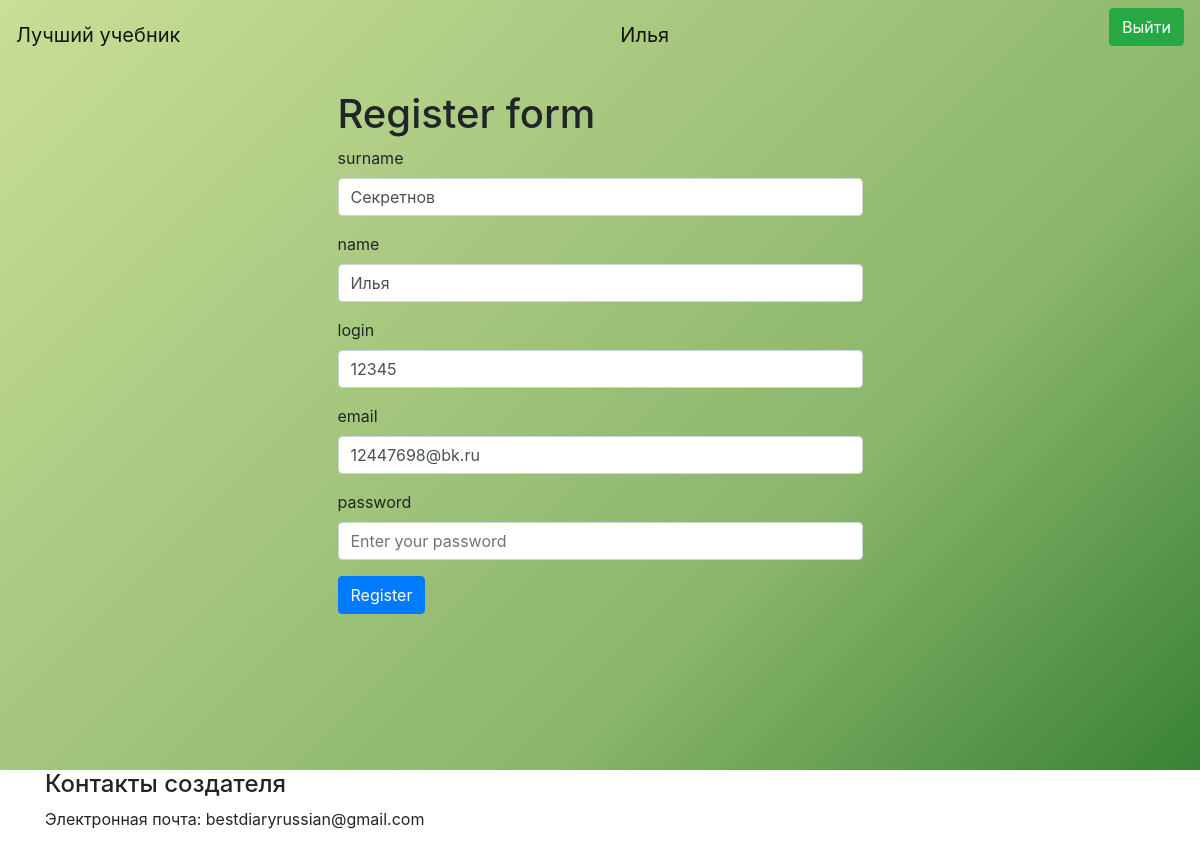
The app's page /newUser/3 (signed in) with its own data.
### data/users.py (models this page shows, shortened)
class User(SqlAlchemyBase, UserMixin):
    __tablename__ = 'users'
    id = sqlalchemy.Column(sqlalchemy.Integer,
                           primary_key=True, autoincrement=True)
    classId = sqlalchemy.Column(sqlalchemy.Integer, nullable=True)
    surname = sqlalchemy.Column(sqlalchemy.String, nullable=True)
    name = sqlalchemy.Column(sqlalchemy.String, nullable=True)
    login = sqlalchemy.Column(sqlalchemy.String, nullable=True)
    email = sqlalchemy.Column(sqlalchemy.String, nullable=True)
    hashed_password = sqlalchemy.Column(sqlalchemy.String, nullable=True)

### main.py (the view, shortened to what this page needs)
@app.route('/newUser/<int:id>', methods=['GET', 'POST'])
def edit_user(id):
    coc = request.cookies.get("coc", 0)
    if coc:
        us = coc.split(';')[1]
        nameUs = coc.split(';')[2]
        form = RegisterForm()
        if request.method == "GET":
            db_sess = db_session.create_session()
            user = db_sess.query(User).filter(User.id == id).first()
            if user:
                form.surname.data = user.surname
                form.name.data = user.name
                form.login.data = user.login
                form.email.data = user.email
            else:
                abort(404)
        return render_template('register.html',
                               title='Редактирование ученика',
                               form=form, us=us, nameUs=nameUs)
    else:
        return redirect('/')

### forms/user.py
class RegisterForm(FlaskForm):
    surname = StringField('surname', validators=[DataRequired()])
    name = StringField('name', validators=[DataRequired()])
    login = StringField('login', validators=[DataRequired()])
    email = EmailField('email', validators=[DataRequired()])
    password = PasswordField('password', validators=[DataRequired()])
    submit = SubmitField('Сохранить')

### data/db_session.py (called while the page is built)
def create_session() -> Session:
    global __factory
    return __factory()

### main.py (called while the page is built)
@login_manager.user_loader
def load_user(user_id):
    db_sess = db_session.create_session()
    return db_sess.query(User).get(user_id)

### templates/register.html (shortened to what this page needs)
{% extends "base.html" %}
{% block content %}
<div class="container">
    <div class="row justify-content-center">
        <div class="col-md-6">
            <h1>Register form</h1>
            <form action="" method="post">
                <div class="form-group">
                    {{ form.surname.label }}
                    {{ form.surname(class="form-control", placeholder="Enter your surname") }}
                </div>
                <div class="form-group">
                    {{ form.name.label }}
                    {{ form.name(class="form-control", placeholder="Enter your name") }}
                </div>
                <div class="form-group">
                    {{ form.login.label }}
                    {{ form.login(class="form-control", placeholder="Enter your login") }}
                </div>
                <div class="form-group">
                    {{ form.email.label }}
                    {{ form.email(class="form-control", placeholder="Enter your email", type="email") }}
                </div>
                <div class="form-group">
                    {{ form.password.label }}
                    {{ form.password(class="form-control", placeholder="Enter your password", type="password") }}
                </div>
                <button type="submit" class="btn btn-primary">Register</button>
            </form>
        </div>
    </div>
</div>
{% endblock %}

### templates/base.html (shortened to what this page needs)
<!doctype html>
<html lang="en">
<head>
    <link rel="stylesheet"
          href="https://stackpath.bootstrapcdn.com/bootstrap/4.4.1/css/bootstrap.min.css"
>
</head>
<body>
{% if bg == "img" %}
<div class="custom-div_image_1">
{% else %}
<div class="custom-div">
{% endif %}
    <header>
        <nav class="navbar navbar-light">
            <a class="navbar-brand" href="#">Лучший учебник</a>
            {% if us != "None" %}
                <a class="navbar-brand" href="/logout">{{ nameUs }}</a>
                <p>
                    <a class="btn btn-success" href="/logout">Выйти</a>
                </p>
            {% else %}
                <p>
                    <a class="btn btn-success" href="/login">Войти</a>
                </p>
            {% endif %}
        </nav>
    </header>
    <main role="main" class="container">
        {% block content %}{% endblock %}
    </main>
</div>
<footer>
    <div class="custom-center">
        <div class="container">
            <div class="row">
                <div class="col-md-6">
                    <h4>Контакты создателя</h4>
                    <p>Электронная почта: bestdiaryrussian@gmail.com</p>
                </div>
            </div>
        </div>
    </div>
</footer>
</body>
</html>

### templates/base.html (style rules this page uses)
main { min-height: 700px; max-width: 800px; margin: 0 auto; padding: 20px; }
.custom-div { background: linear-gradient(135deg, #c9de96 0%,#8ab66b 67%,#398235 100%); }
.custom-center { align-items: center }

### records on screen
User: name "Илья", surname "Секретнов", login "12345", email "12447698@bk.ru"
